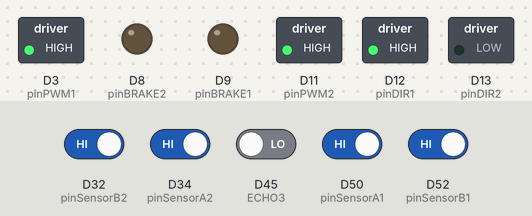
The sketch below on a simulated Arduino Due. Shown: switched loads named in the sketch (green lamp = pin HIGH), output pins drawn as LEDs (lit = HIGH). Inputs (shaded band) come from the test bench; at power-on: D32 (pinSensorB2), D34 (pinSensorA2), D50 (pinSensorA1), D52 (pinSensorB1) HIGH, D45 (ECHO3) LOW.

Above: at 0.1 s.
Timing chart, 0 to 1.6 s (numbered marks = the images above):
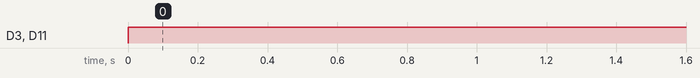

Measured:
- by itself, D3 (pinPWM1), D11 (pinPWM2): LOW → HIGH at 0.00 s

The sketch:

homologation_mini.ino
```cpp
#include <DueTimer.h> // Bibliothèque modifiée (pour compatibilité avec Servo): Timer0, 2,3,4 and 5 ne sont pas utilisables
#define TWOPI 6.283185307179586476925286766559 //2*PI
float rayon = 3.481; // rayon de la roue en cm - A VERIFIER!
float dist_roues = 26.1; // distance entre les roues en cm - A VERIFIER!
volatile long int ticks1 = 0; // Position du moteur en "ticks" (sachant qu'un tour contient 636 ticks). It will increment or decrement each time there is a change in the sensors
volatile long int ticks2 = 0; // Pulse counter variable. It will increment or decrement each time there is a change in the sensors
int ticks1_0; // position de référence lors de l'appel de tourner() / avancer()
int ticks2_0;
float Kp = 0.7; //Gain du correcteur proportionnel
int PWMmin = 55;
const float SOUND_SPEED = 340.0 / 1000; //vitesse du son / pour l'utilisation des capteurs US
const unsigned long MEASURE_TIMEOUT = 25000UL; //25ms
const byte ECHO3 = 45; //capteur US 3 // MUR
const byte TRIG3 = 43;
volatile byte state_det = LOW;
volatile byte obstacle = LOW;

const int pinDIR1 = 12; //choix du sens de rotation du moteur 1 (HIGH / LOW)
const int pinPWM1 = 3; //choix de la vitesse de rotation (0 à 255)
const int pinBRAKE1 = 9; //pin sur HIGH pour activer les freins (HIGH / LOW)
const int pinSensorA1 = 50; //bleu  (2)
const int pinSensorB1 = 52; //violet   (4)

const int pinDIR2 = 13; //choix du sens de rotation du moteur 2
const int pinPWM2 = 11;
const int pinBRAKE2 = 8;
const int pinSensorA2 = 34; //bleu  (5)
const int pinSensorB2 = 32; //violet  (6)


void setup() {
  // put your setup code here, to run once:
  pinMode(pinDIR1, OUTPUT);
  pinMode(pinPWM1, OUTPUT);
  pinMode(pinBRAKE1, OUTPUT);
  pinMode(pinSensorA1, INPUT_PULLUP); //INPUT_PULLUP : on s'intéresse ici au changement d'état de ces pins
  pinMode(pinSensorB1, INPUT_PULLUP);

  pinMode(pinDIR2, OUTPUT);
  pinMode(pinPWM2, OUTPUT);
  pinMode(pinBRAKE2, OUTPUT);
  pinMode(pinSensorA2, INPUT_PULLUP);
  pinMode(pinSensorB2, INPUT_PULLUP);

  Serial.begin(9600); // communication série avec l'ordi

  digitalWrite(pinBRAKE1, LOW);
  digitalWrite(pinBRAKE2, LOW);

  attachInterrupt(digitalPinToInterrupt(pinSensorA1), sensorAInterrupt1, CHANGE); //ces interruptions mettent à jour la position de chaque moteur
  attachInterrupt(digitalPinToInterrupt(pinSensorB1), sensorBInterrupt1, CHANGE);
  attachInterrupt(digitalPinToInterrupt(pinSensorA2), sensorAInterrupt2, CHANGE);
  attachInterrupt(digitalPinToInterrupt(pinSensorB2), sensorBInterrupt2, CHANGE);

  Timer1.attachInterrupt(isr_US_robot).start(100000);

  //________________________________________________________

  digitalWrite(pinDIR1, HIGH);
  digitalWrite(pinDIR2, LOW);
}

void loop() {

  avancer_Kp(20);
  delay(3000);
}

void sensorAInterrupt1()
{
  // Called when encoder A changes its value
  if (digitalRead(pinSensorA1)^digitalRead(pinSensorB1)) {
    ticks1--;
  }
  else ticks1++;

}

void sensorBInterrupt1()
{
  // Called when encoder B changes its value
  if (digitalRead(pinSensorA1)^digitalRead(pinSensorB1)) {
    ticks1++;
  }
  else ticks1--;

}

void sensorAInterrupt2()
{
  // Called when encoder A changes its value
  if (digitalRead(pinSensorA2)^digitalRead(pinSensorB2)) {
    ticks2--;
  }
  else ticks2++;
}

void sensorBInterrupt2()
{
  // Called when encoder B changes its value
  if (digitalRead(pinSensorA2)^digitalRead(pinSensorB2)) {
    ticks2++;
  }
  else ticks2--;
}

//________________________________________________________

void test_det(void) {
  if (state_det == HIGH)
  {
    digitalWrite(TRIG3, LOW);
    delayMicroseconds(2);
    digitalWrite(TRIG3, HIGH);
    delayMicroseconds(10);
    digitalWrite(TRIG3, LOW);

    long measure = pulseIn(ECHO3, HIGH, MEASURE_TIMEOUT);
    float distance_mm = measure / 2.0 * SOUND_SPEED;

    //Serial.println("distance =");
    //Serial.println(distance_mm);

    obstacle = LOW;


    if (distance_mm < 150 && distance_mm > 5)
    {
      obstacle = HIGH;
    }

    //Serial.println("obstacle");
    //Serial.println(obstacle);

    state_det = LOW;
  }
}

void avancer_Kp(float distance_cm)
{
  digitalWrite(pinBRAKE1, LOW);
  digitalWrite(pinBRAKE2, LOW);

  if (distance_cm > 0)
  {
    digitalWrite(pinDIR1, HIGH); // à vérifier, il faut être sûr d'avancer et non pas de reculer!
    digitalWrite(pinDIR2, LOW);
  }

  else
  {
    digitalWrite(pinDIR1, LOW); // à vérifier, il faut être sûr d'avancer et non pas de reculer!
    digitalWrite(pinDIR2, HIGH);
  }

  int distance_ticks = floor((distance_cm) * 636.0 / (TWOPI * rayon)) ;
  ticks1_0 = ticks1;
  ticks2_0 = ticks2;

  while (abs(distance_ticks) - abs(ticks1 - ticks1_0) > 0)
  {
    //if (state == LOW) break; // fin de l'épreuve
    test_det();
    if (obstacle == LOW)
    {
    digitalWrite(pinBRAKE1, LOW);
    digitalWrite(pinBRAKE2, LOW);

    int erreur = abs(distance_ticks) - abs(ticks1 - ticks1_0);

    //Serial.println("erreur");
    //Serial.println(erreur);

    if (Kp * erreur > 255)
    {
      analogWrite(pinPWM1, 255);
      analogWrite(pinPWM2, 255);
      //synchro_esclave(ticks1, 255);

    }
    else
    {
      int consigne = Kp * erreur + PWMmin; // (+PWMmin)
      analogWrite(pinPWM1, consigne);
      analogWrite(pinPWM2, consigne);
      //synchro_esclave(ticks1, consigne);
    }

    }

    if (obstacle == HIGH)
    {
    analogWrite(pinPWM1, 0);
    analogWrite(pinPWM2, 0);
    digitalWrite(pinBRAKE1, HIGH);
    digitalWrite(pinBRAKE2, HIGH);
    }

  }
  analogWrite(pinPWM1, 0);
  analogWrite(pinPWM2, 0);
  digitalWrite(pinBRAKE1, HIGH);
  digitalWrite(pinBRAKE2, HIGH);
}

void isr_US_robot()
{
  state_det = HIGH;
}
```
